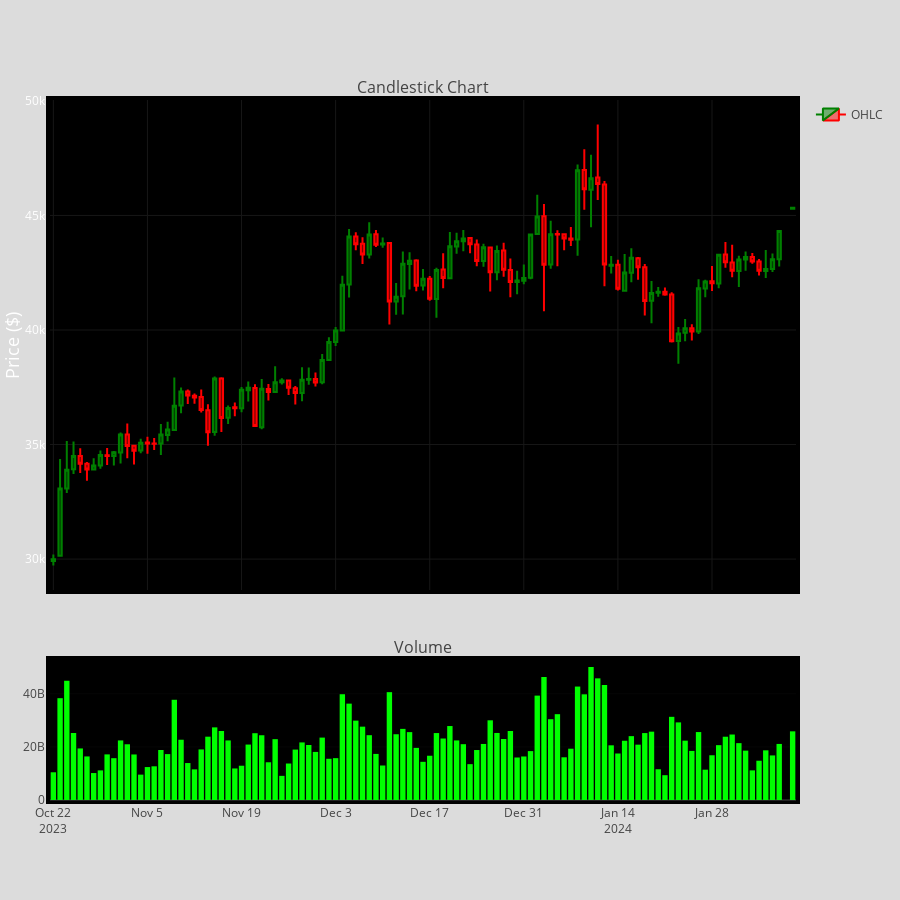

The notebook cell saved with this chart:
### Code cell
plot_candlestick(data_6_months, 'Bitcoin 6 Month Candlestick Chart');
